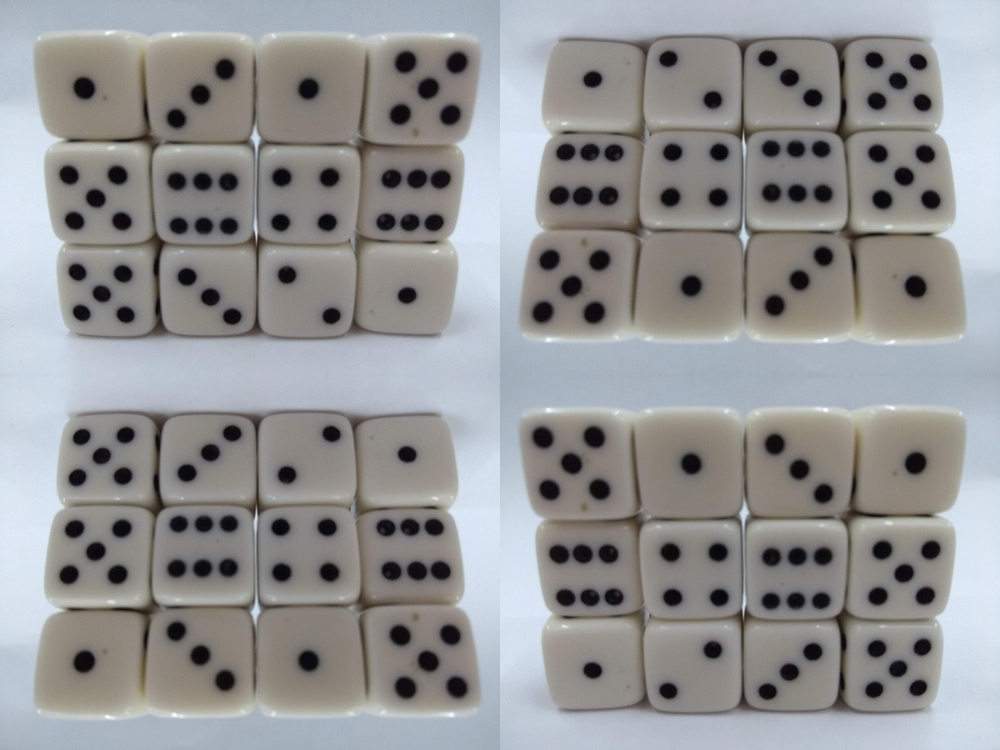
#> input picture Dados/imgDados/dadosPilha2.jpg, 1000 x 750 px, found by its file name
$ python dadosPilha2_20220701175050.py
#> lines starting #> are read from the running program, lines starting #| are printed output that depends on the picture; after the words box and inside, x2 and y2 are one past the last pixel; in counts of white or black regions, pixels touching at a corner belong together
import cv2
from cv2 import THRESH_BINARY
from cv2 import erode
import numpy as np
from numpy import binary_repr

imagem = cv2.imread("imgDados/dadosPilha2.jpg")          # Carregar a imagem
#> imagem is the input picture: shape (750, 1000, 3); mean B, G, R 149.4, 148.3, 147.9
gray = cv2.cvtColor(imagem, cv2.COLOR_BGR2GRAY)     # GrayScale
blur = cv2.blur(gray,(3,3))                       # Blur ###############

ret,binary = cv2.threshold(blur , 30 ,255, cv2.THRESH_BINARY)         # Binarização ################
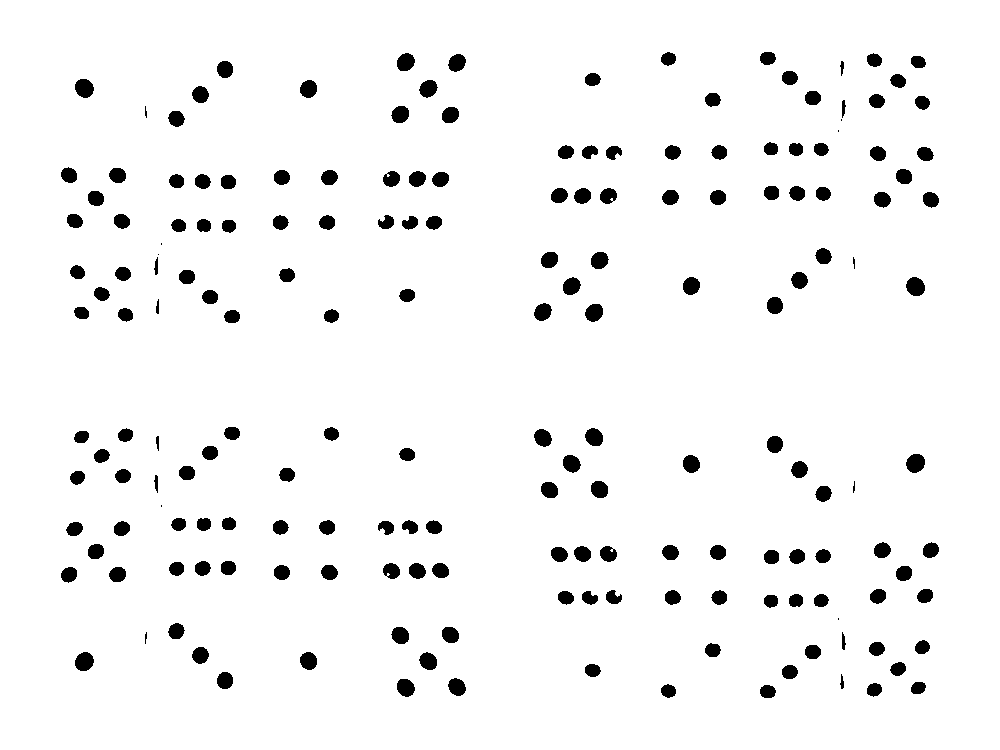
#> binary: shape (750, 1000); 95.7% white; 186 black regions (10 under 20 px), largest, box (x1, y1, x2, y2) and area: (906, 454, 925, 473) 281, (75, 79, 94, 98) 280, (906, 277, 925, 296) 280
ret1,binary1 = cv2.threshold(binary,127,255, cv2.THRESH_BINARY_INV)   # Inverter a Binarização

kernel = np.ones((5,5), np.uint8)                   # Erosão
erosion = cv2.erode(binary1, kernel, iterations=1)  # Erosão
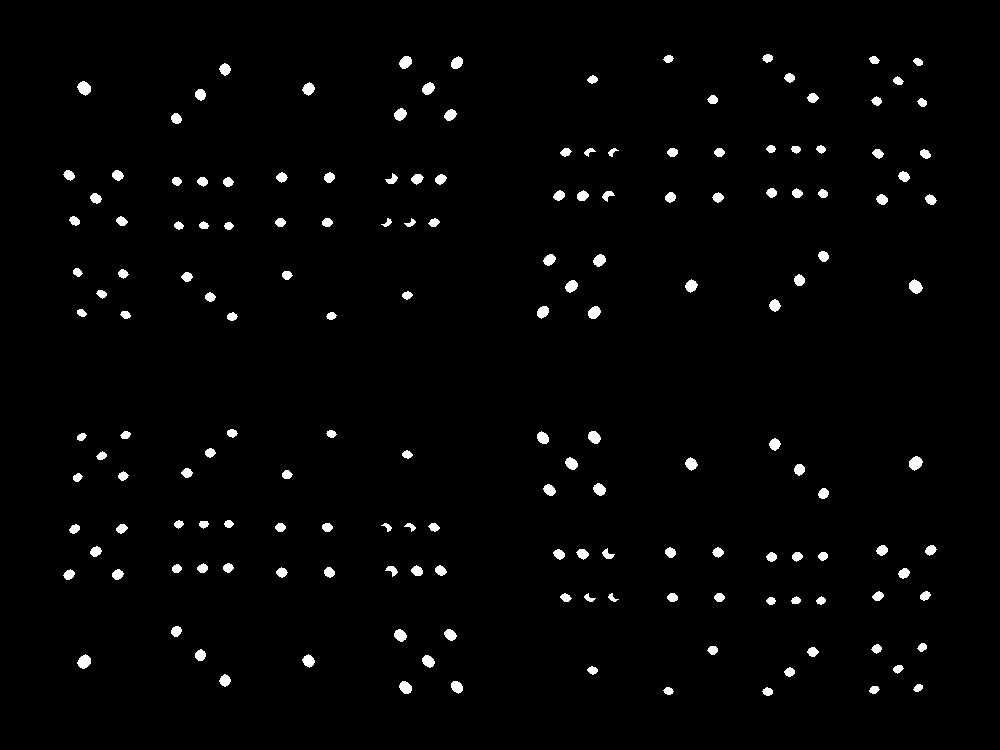
#> erosion: shape (750, 1000); 1.9% white; 168 white regions, largest, box (x1, y1, x2, y2) and area: (909, 456, 923, 471) 145, (77, 81, 91, 96) 144, (909, 279, 923, 294) 144
dilation = cv2.dilate(erosion, kernel, iterations=1)
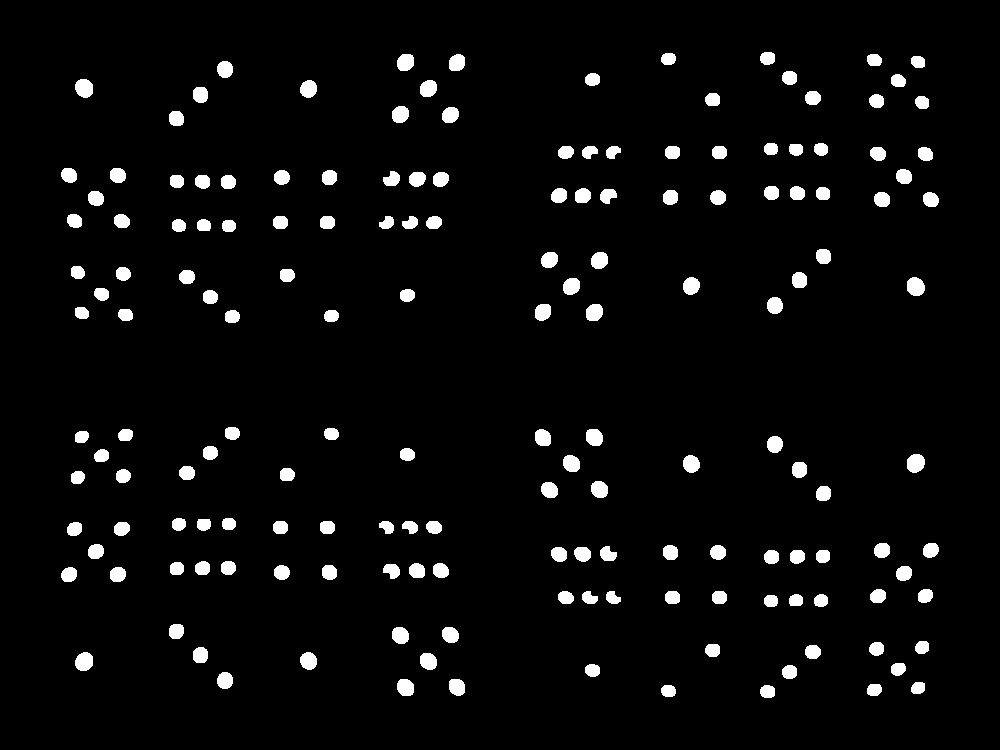
#> dilation: shape (750, 1000); 4.2% white; 168 white regions

contours, hierarchy = cv2.findContours(binary1, cv2.RETR_TREE, cv2.CHAIN_APPROX_SIMPLE) # Procura os Objetos
#> contours = 190 contours, 16 with area under 20; largest, box (x1, y1, x2, y2) and area: (906, 454, 925, 473) 254, (75, 652, 94, 671) 254, (906, 277, 925, 296) 254, (75, 79, 94, 98) 254, (397, 679, 415, 697) 228
cont = len(contours)                                                                     # Conta os Objetos
#> cont = 190

cv2.drawContours(imagem, contours, -1, (0,255,0), 3)
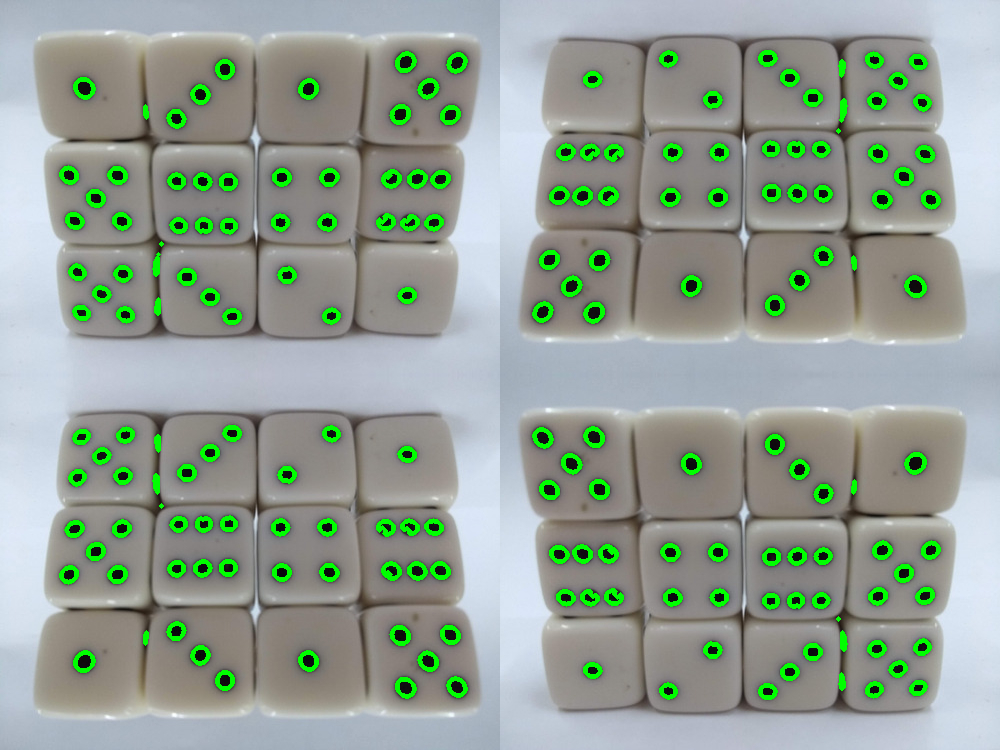
#> imagem: shape (750, 1000, 3); 4.91% of pixels changed, all inside (x1, y1, x2, y2) = (59, 50, 941, 700)

print("Resultado dos dados: ", cont)
#| Resultado dos dados:  190

cv2.imshow("Dilatation", imagem)

cv2.waitKey(0)
